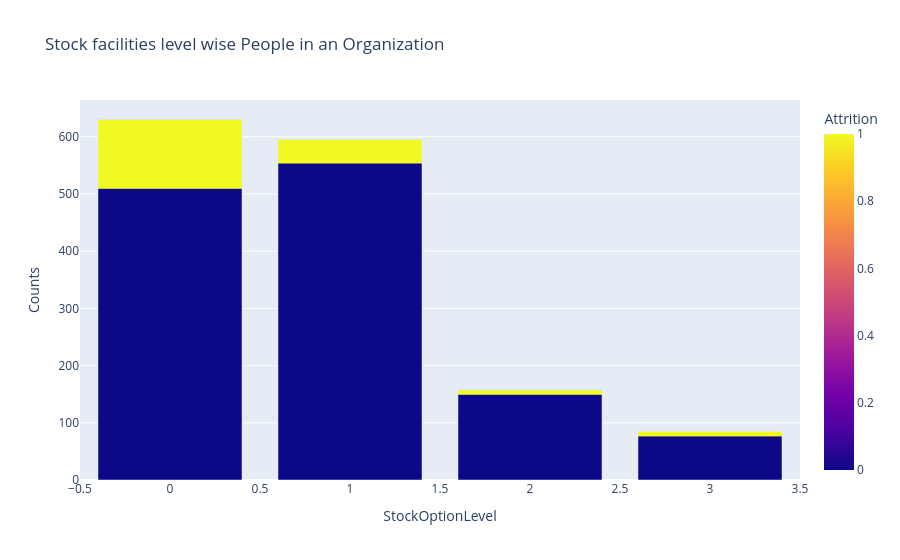

Write notebook code for a chart like this one.
### Code cell
# Analysis: Company stock on attrition

stock_att=data.groupby(['StockOptionLevel','Attrition']).apply(lambda x:x['DailyRate'].count()).reset_index(name='Counts')
px.bar(stock_att,x='StockOptionLevel',y='Counts',color='Attrition',title='Stock facilities level wise People in an Organization')

### Figure 1 — Plotly figure (JSON) as saved in the notebook; plotly's stock layout.template omitted (floating-point values rounded to 4 significant figures)
{"data": [{"hovertemplate": "StockOptionLevel=%{x}<br>Counts=%{y}<br>Attrition=%{marker.color}<extra></extra>", "legendgroup": "", "marker": {"color": [0.0, 1.0, 0.0, 1.0, 0.0, 1.0, 0.0, 1.0], "coloraxis": "coloraxis", "pattern": {"shape": ""}}, "name": "", "orientation": "v", "showlegend": false, "textposition": "auto", "type": "bar", "x": [0, 0, 1, 1, 2, 2, 3, 3], "xaxis": "x", "y": [510, 121, 554, 42, 150, 8, 77, 8], "yaxis": "y"}], "layout": {"barmode": "relative", "coloraxis": {"colorbar": {"title": {"text": "Attrition"}}, "colorscale": [[0, "#0d0887"], [0.1111, "#46039f"], [0.2222, "#7201a8"], [0.3333, "#9c179e"], [0.4444, "#bd3786"], [0.5556, "#d8576b"], [0.6667, "#ed7953"], [0.7778, "#fb9f3a"], [0.8889, "#fdca26"], [1, "#f0f921"]]}, "legend": {"tracegroupgap": 0}, "title": {"text": "Stock facilities level wise People in an Organization"}, "xaxis": {"anchor": "y", "domain": [0, 1], "title": {"text": "StockOptionLevel"}}, "yaxis": {"anchor": "x", "domain": [0, 1], "title": {"text": "Counts"}}}}
